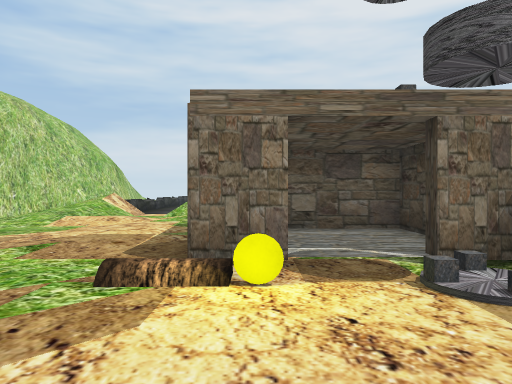
view 1 (above)

24 first-person views from a walk through a scene from a Unity 3-D project. The camera is 1.4 m above the floor, looks level and sees 70° across. The floor is counted in squares, 2 m on a side. Each view is taken from the middle of a square. On the plan, view 1 faces up. The plan holds only what a view shows up to about 11 squares ahead; the rest is blank. The place goes on beyond the plan. Some trees and plants on the terrain are drawn as simple stand-ins. The player character is not drawn. Some surface patterns are stand-ins.

view 2
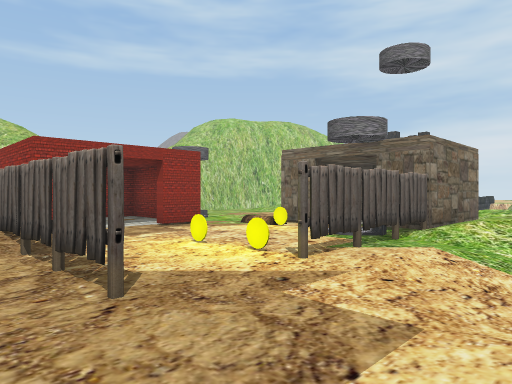

view 3
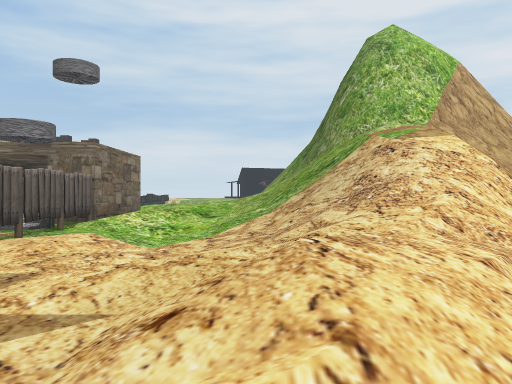

view 4
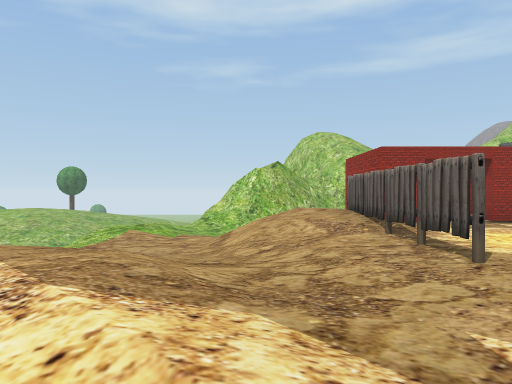

view 5
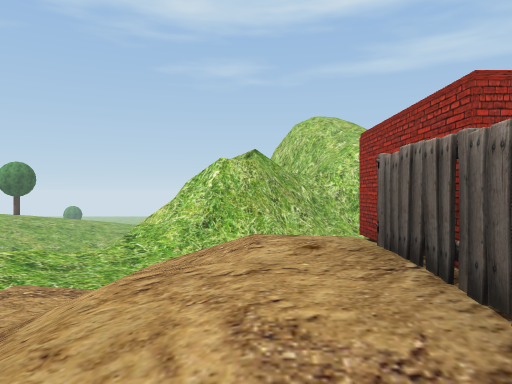

view 6
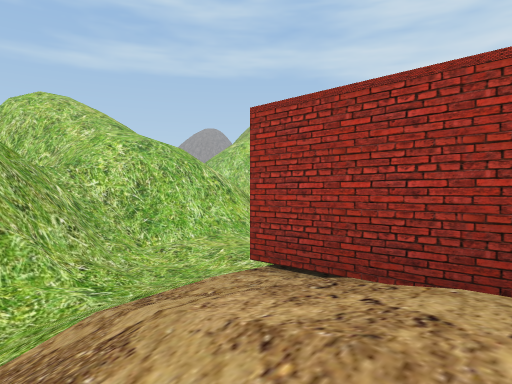

view 7
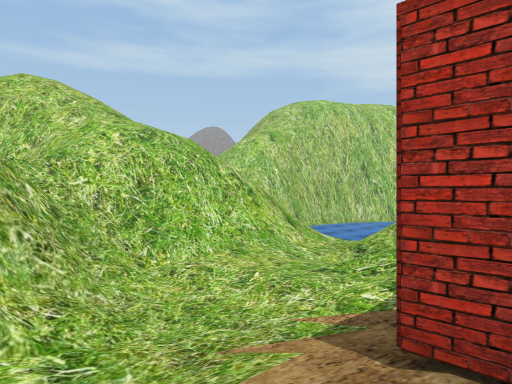

view 8
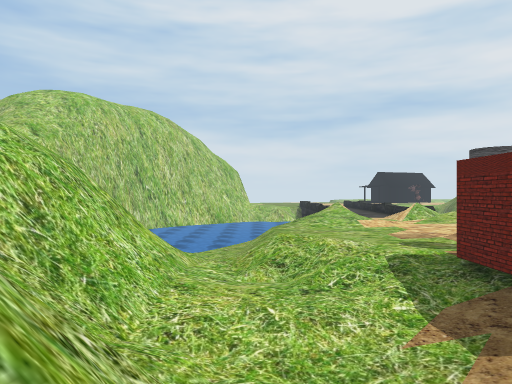

view 9
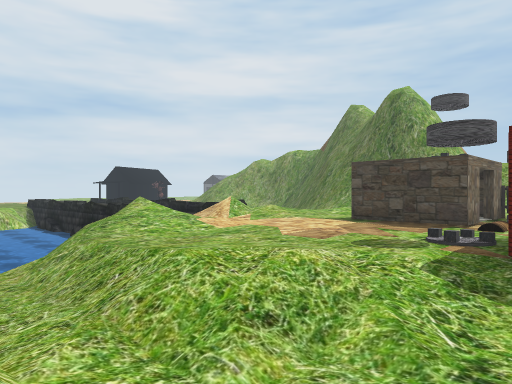

view 10
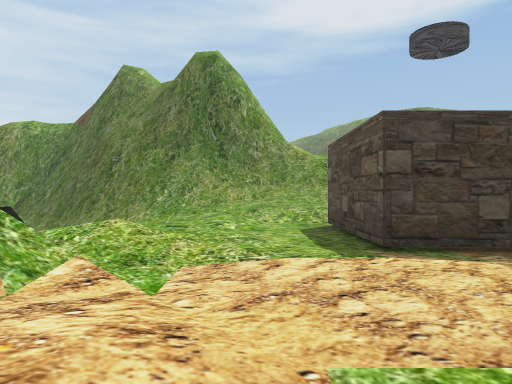

view 11
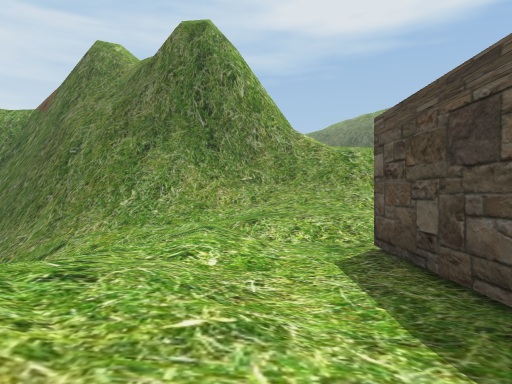

view 12
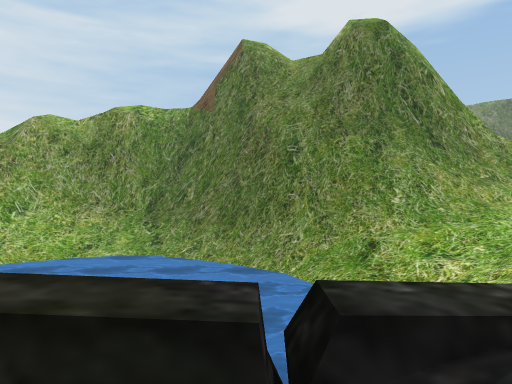

view 13
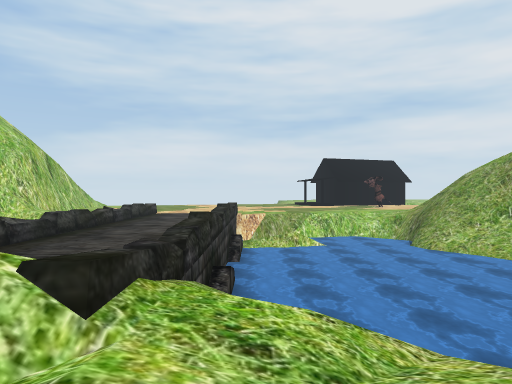

view 14
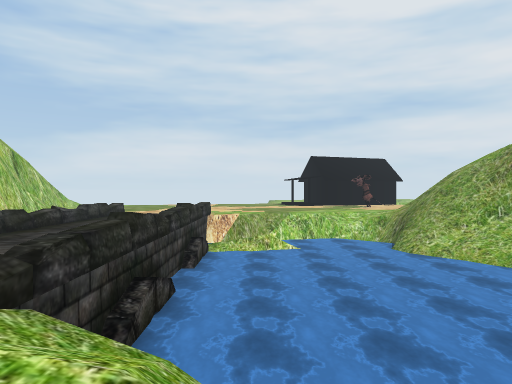

view 15
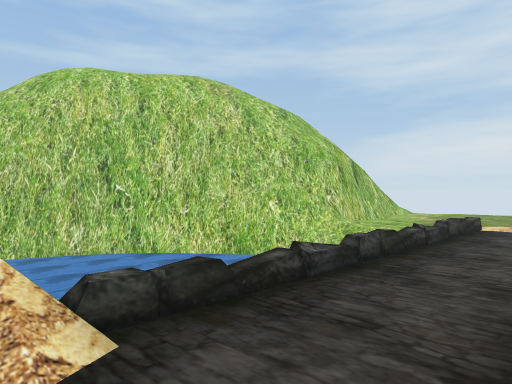

view 16
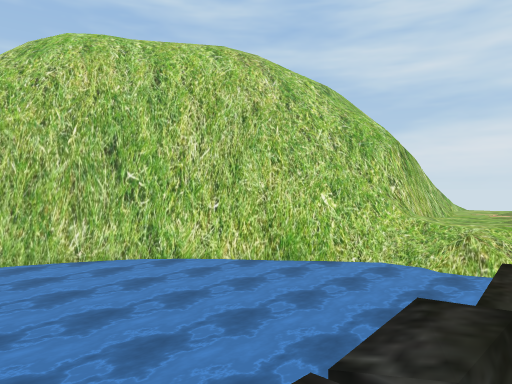

view 17
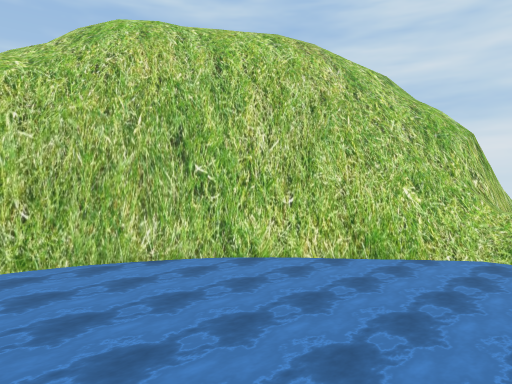

view 18
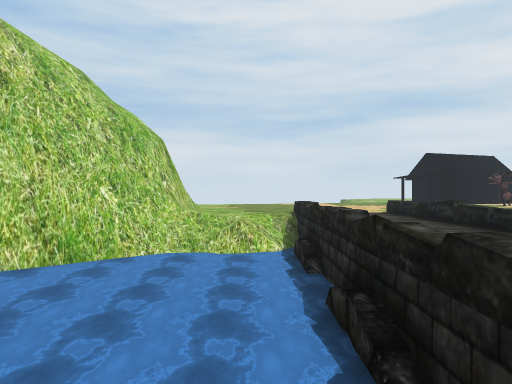

view 19
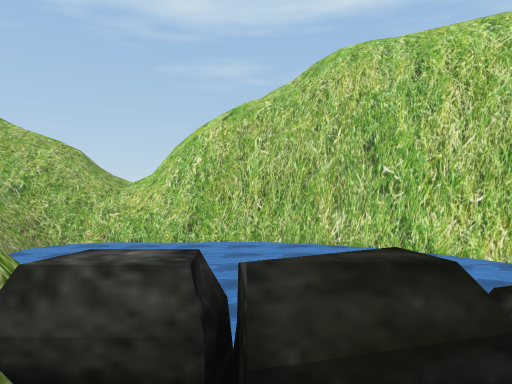

view 20
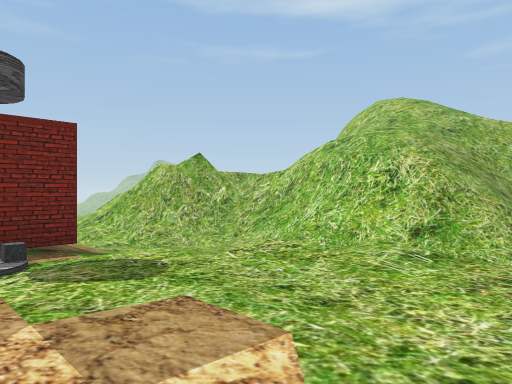

view 21
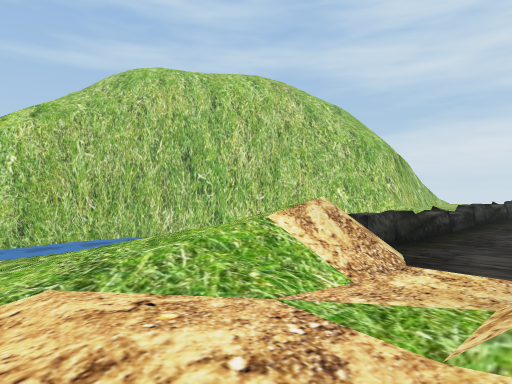

view 22
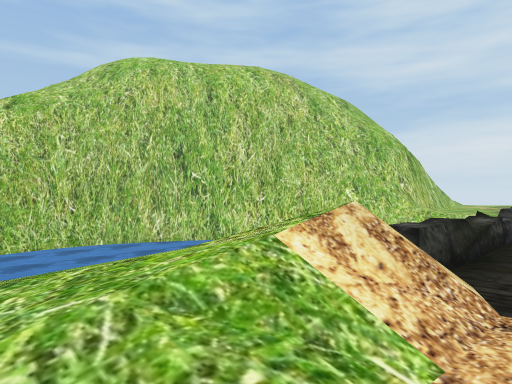

view 23
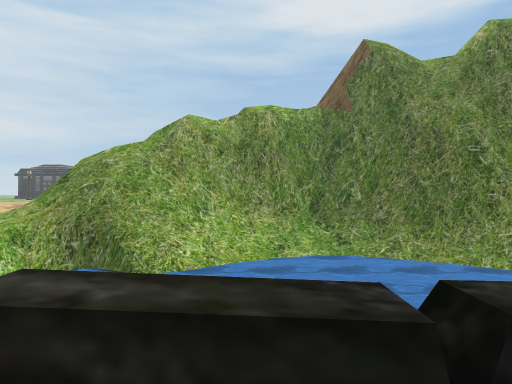

view 24
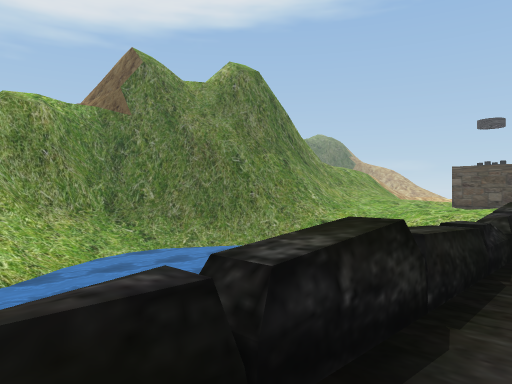

### Floor plan
Key: @ floor where view 1 was taken; # wall or solid block; . main floor; : floor 0.75 m higher than the main floor; - floor 0.75 m lower than the main floor; + floor 1.5 m higher than the main floor; _ floor 1.5 m lower than the main floor; * floor 4 m higher than the main floor; / step, stairs or slope; = window, fence, low wall or low ledge; ~ water the walk can cross; ≈ water the walk keeps out of; ^ raised ledge; v drop or lower ground; B building; C yellow coin.
Columns run from 19 left of view 1 to 14 right of it. Each row starts with its distance up from view 1.
 22      /v#v #///≈=..^     ≈////
 21      vvvv##~≈≈≈^..^≈≈≈≈≈≈//##
 20      vvvv#≈≈≈≈≈^..^≈≈≈≈≈≈///##
 19      vvvv≈≈≈≈≈≈^..^≈≈≈≈≈≈≈///#v
 18     vvvv≈≈≈≈≈≈≈=..^≈≈≈≈≈≈≈~//#
 17    vvvvvv≈≈≈≈≈≈^..^≈≈≈≈≈≈≈~//
 16   vvvvvvv≈≈≈≈≈≈^..^≈≈≈≈≈≈≈~/#
 15  /vvvvvv≈≈≈≈≈≈≈^..^≈≈≈≈≈≈≈/##
 14 //vvvvvv≈≈≈≈≈≈≈^..^≈≈≈≈≈≈/##
 13 //vvvvv≈≈≈≈≈≈ ≈=..=≈≈≈≈≈//##
 12    vvvv≈≈≈≈≈≈ v/. =//  ///##
 11    v≈≈≈≈≈  ≈////.//.///-///#
 10     v≈≈    //.:/.///..//.//#
  9      ≈≈   _//...../...././/#
  8      ≈≈≈≈ _/.........../::/##
  7      ≈≈≈  _/............:///######
  6      vvv//_/......BBBB./:////////
  5    /vvv///_/......B..B/:.///*
  4    ///////-//.....BB.BB/.///*
  3     ////#/-//......C..#../////
  2     ////#/---/BBBB....#...////
  1    /////#/----B. B....#...///
  0   ///  /##___- B ..@CC....///
 -1   vvv =v+=/__//BBB........:/
 -2         =##/_//..#####.../:/
 -3          ##/////.........//
 -4           =//_/////....../
 -5           #//___----.././
 -6             /------- /..
 -7              /-..---
 -8                 ///

Where each view was taken, in squares from view 1:
view 1: 0 up, 0 right, facing up
view 2: 3 down, 5 right, facing up-left
view 3: 4 down, 6 right, facing up
view 4: 4 down, 6 right, facing left
view 5: 3 down, 1 right, facing left
view 6: 4 down, 2 left, facing up-left
view 7: 3 down, 4 left, facing up-left
view 8: 4 down, 8 left, facing up
view 9: 1 up, 10 left, facing up-right
view 10: 8 up, 5 left, facing right
view 11: 8 up, 2 left, facing right
view 12: 14 up, 2 left, facing right
view 13: 9 up, 0 right, facing up
view 14: 10 up, 1 right, facing up
view 15: 11 up, 1 left, facing up-left
view 16: 12 up, 4 left, facing up-left
view 17: 11 up, 6 left, facing up-left
view 18: 11 up, 6 left, facing up
view 19: 13 up, 3 left, facing left
view 20: 7 up, 3 left, facing down-left
view 21: 8 up, 2 left, facing up-left
view 22: 9 up, 3 left, facing up-left
view 23: 19 up, 2 left, facing right
view 24: 22 up, 2 left, facing down-right
